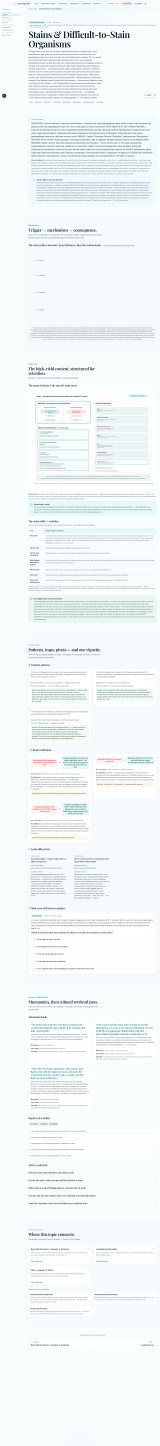
#> input picture docs/qa/m2/full-desktop-light.png, 1440 x 13013 px, found by its file name (shown at 1/9 size); its folder holds 2 pictures in this run
$ python m2-crops.py
#> lines starting #> are read from the running program, lines starting #| are printed output that depends on the picture
#!/usr/bin/env python3
"""M2 element captures — PIL crop of the registry visual from the
4 full-page captures, using text-anchored DOM doc-coordinates (rects measured
in-browser; identical y-offsets verified in light and dark: x=281, y=3524,
1102x877)."""
from PIL import Image
import os
import statistics

QA = "/home/z/kyp-usmle-notes/docs/qa/m2"
VISUALS = [
    ("gram-stain-decision-map", {"x": 281, "y": 3524, "w": 1102, "h": 877}),
]
THEMES = ["light", "dark"]

for theme in THEMES:
    im = Image.open(f"{QA}/full-desktop-{theme}.png")
#> im is the input picture: PIL image 1440x13013 RGB; mean R, G, B 241.7, 247, 247.7
    for name, r in VISUALS:
        box = (int(r["x"]), int(r["y"]), int(r["x"] + r["w"]), int(r["y"] + r["h"]))
        crop = im.crop(box)
        out = f"{QA}/element-{name}-{theme}.png"
        crop.save(out)
        gray = crop.convert("L")
        px = list(gray.getdata())
        sd = statistics.pstdev(px[::37])
        print(f"{os.path.basename(out)}: {crop.size[0]}x{crop.size[1]} stdev={sd:.2f}")
#> this loop made 1 pass
#> sd on pass 1: 26.49
#| element-gram-stain-decision-map-light.png: 1102x877 stdev=26.49
#> pass 1, `crop = im.crop(box)`:
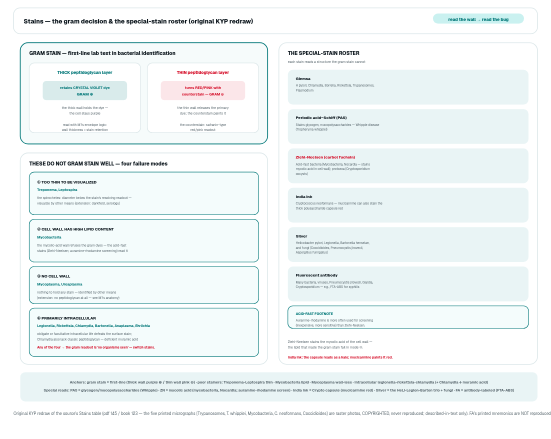
#> crop: PIL image 1102x877 RGB (shown at 1/2 size); mean R, G, B 239.6, 245.4, 245.9
#> pass 1, `gray = crop.convert("L")`:
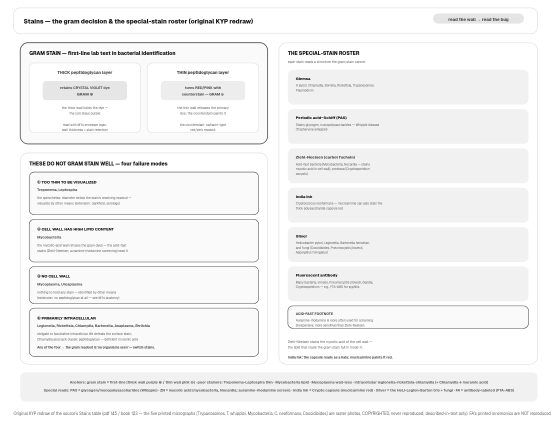
#> gray: PIL image 1102x877 L (shown at 1/2 size); min 17, max 255, mean 243.8
#> pass 2 of the loop `for theme in THEMES:`:
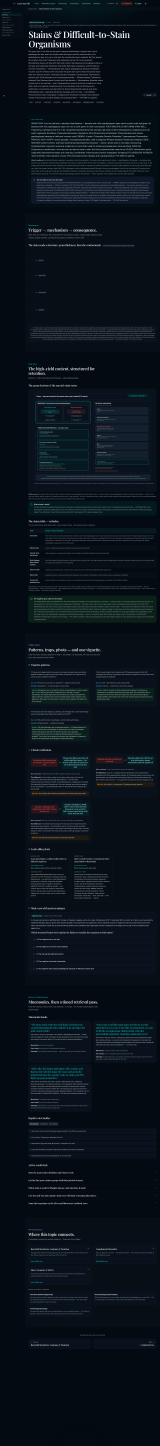
#> input picture docs/qa/m2/full-desktop-dark.png, 1440 x 13013 px, found by its file name (shown at 1/9 size)
#> im is the input picture: PIL image 1440x13013 RGB; mean R, G, B 11.5, 19.7, 26.9
#> the loop `for name, r in VISUALS:` made 1 pass
#> sd on pass 1: 22.91
#> (printed output is left out)
#> pass 1, `crop = im.crop(box)`:
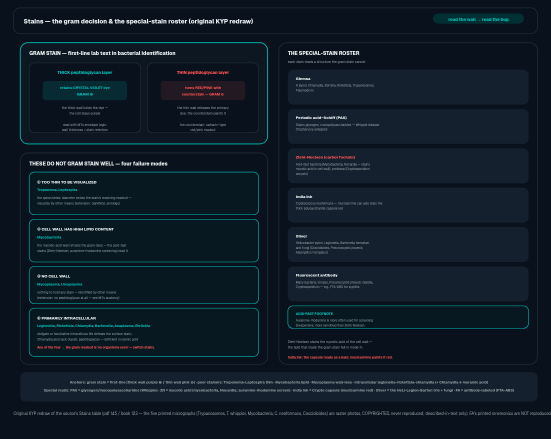
#> crop: PIL image 1102x877 RGB (shown at 1/2 size); mean R, G, B 15.9, 28.9, 38.9
#> pass 1, `gray = crop.convert("L")`:
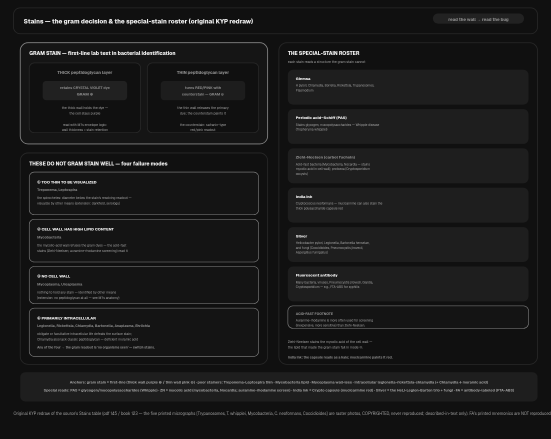
#> gray: PIL image 1102x877 L (shown at 1/2 size); min 15, max 241, mean 26
print("DONE")
